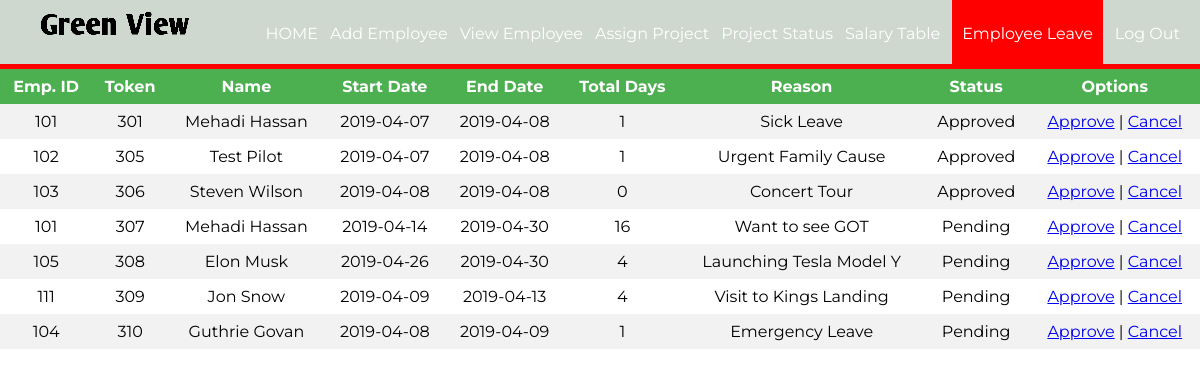
/empleave.php, run on the app's committed database.
### tables this page shows
CREATE TABLE `employee_leave` (
  `id` int(11) DEFAULT NULL,
  `token` int(11) NOT NULL,
  `start` date DEFAULT NULL,
  `end` date DEFAULT NULL,
  `reason` char(100) DEFAULT NULL,
  `status` char(50) DEFAULT NULL
);

CREATE TABLE `employee` (
  `id` int(11) NOT NULL,
  `firstName` varchar(100) NOT NULL,
  `lastName` varchar(100) NOT NULL,
  `email` varchar(100) NOT NULL,
  `password` text NOT NULL,
  `birthday` date NOT NULL,
  `gender` varchar(10) NOT NULL,
  `contact` varchar(20) NOT NULL,
  `nid` int(20) NOT NULL,
  `address` varchar(100) DEFAULT NULL,
  `dept` varchar(100) NOT NULL,
  `degree` varchar(100) NOT NULL,
  `pic` text NOT NULL
);

### empleave.php (the view, shortened to what this page needs)
<?php
require_once ('process/dbh.php');
$sql = "Select employee.id, employee.firstName, employee.lastName, employee_leave.start, employee_leave.end, employee_leave.reason, employee_leave.status, employee_leave.token From employee, employee_leave Where employee.id = employee_leave.id order by employee_leave.token";
$result = mysqli_query($conn, $sql);
?>
<html>
<head>
	<link rel="stylesheet" type="text/css" href="styleview.css">
</head>
<body>
	<header>
		<nav>
		<h1><img src="./assets/logo-img.png" alt="logo" srcset=""></h1>
			<ul id="navli">
				<li><a class="homeblack" href="aloginwel.php">HOME</a></li>
				<li><a class="homeblack" href="addemp.php">Add Employee</a></li>
				<li><a class="homeblack" href="viewemp.php">View Employee</a></li>
				<li><a class="homeblack" href="assign.php">Assign Project</a></li>
				<li><a class="homeblack" href="assignproject.php">Project Status</a></li>
				<li><a class="homeblack" href="salaryemp.php">Salary Table</a></li>
				<li><a class="homered" href="empleave.php">Employee Leave</a></li>
				<li><a class="homeblack" href="alogin.html">Log Out</a></li>
			</ul>
		</nav>
	</header>
	<div class="divider"></div>
	<div id="divimg">
		<table>
			<tr>
				<th>Emp. ID</th>
				<th>Token</th>
				<th>Name</th>
				<th>Start Date</th>
				<th>End Date</th>
				<th>Total Days</th>
				<th>Reason</th>
				<th>Status</th>
				<th>Options</th>
			</tr>
			<?php
				while ($employee = mysqli_fetch_assoc($result)) {
				$date1 = new DateTime($employee['start']);
				$date2 = new DateTime($employee['end']);
				$interval = $date1->diff($date2);
					echo "<tr>";
					echo "<td>".$employee['id']."</td>";
					echo "<td>".$employee['token']."</td>";
					echo "<td>".$employee['firstName']." ".$employee['lastName']."</td>";
					echo "<td>".$employee['start']."</td>";
					echo "<td>".$employee['end']."</td>";
					echo "<td>".$interval->days."</td>";
					echo "<td>".$employee['reason']."</td>";
					echo "<td>".$employee['status']."</td>";
					echo "<td><a href=\"approve.php?id=$employee[id]&token=$employee[token]\"  onClick=\"return confirm('Are you sure you want to Approve the request?')\">Approve</a> | <a href=\"cancel.php?id=$employee[id]&token=$employee[token]\" onClick=\"return confirm('Are you sure you want to Canel the request?')\">Cancel</a></td>";
				}
			?>
		</table>
	</div>
</body>
</html>

### styleview.css (style rules this page uses)
body { margin: 0px; }
header { background:#cfd8cf !important; color: white; padding: 8px 20px 6px 40px; height: 50px; }
header h1 { display: inline; font-family: 'Lobster', cursive; font-weight: 400; font-size: 32px; float: left; margin-top: 0px; margin-right: 10px; }
nav ul { display: inline; padding: 0px; float: right; }
nav ul li { display: inline-block; list-style-type: none; color: white; float: left; margin-left: 12px; }
nav ul li a { color: white; text-decoration: none; }
#navli { font-family: 'Montserrat', sans-serif; }
.homered { background-color: red; padding: 30px 10px 22px 10px; }
.divider { background-color: red; height: 5px; }
table { margin: 0px; border-collapse: collapse; width: 100%; font-family: 'Montserrat', sans-serif; }
th, td { text-align: center; padding: 8px; }
tr:nth-child(even) { background-color: #f2f2f2 }
th { background-color: #4CAF50; color: white; }

### data on the page
employee_leave: id "101", token "301", id.firstName "Mehadi", id.lastName "Hassan", start "2019-04-07", end "2019-04-08", start+end "1", reason "Sick Leave", status "Approved"
employee_leave: id "102", token "305", id.firstName "Test", id.lastName "Pilot", start "2019-04-07", end "2019-04-08", start+end "1", reason "Urgent Family Cause", status "Approved"
employee_leave: id "103", token "306", id.firstName "Steven", id.lastName "Wilson", start "2019-04-08", end "2019-04-08", start+end "0", reason "Concert Tour", status "Approved"
employee_leave: id "101", token "307", id.firstName "Mehadi", id.lastName "Hassan", start "2019-04-14", end "2019-04-30", start+end "16", reason "Want to see GOT", status "Pending"
employee_leave: id "105", token "308", id.firstName "Elon", id.lastName "Musk", start "2019-04-26", end "2019-04-30", start+end "4", reason "Launching Tesla Model Y", status "Pending"
employee_leave: id "111", token "309", id.firstName "Jon", id.lastName "Snow", start "2019-04-09", end "2019-04-13", start+end "4", reason "Visit to Kings Landing", status "Pending"
employee_leave: id "104", token "310", id.firstName "Guthrie", id.lastName "Govan", start "2019-04-08", end "2019-04-09", start+end "1", reason "Emergency Leave", status "Pending"
